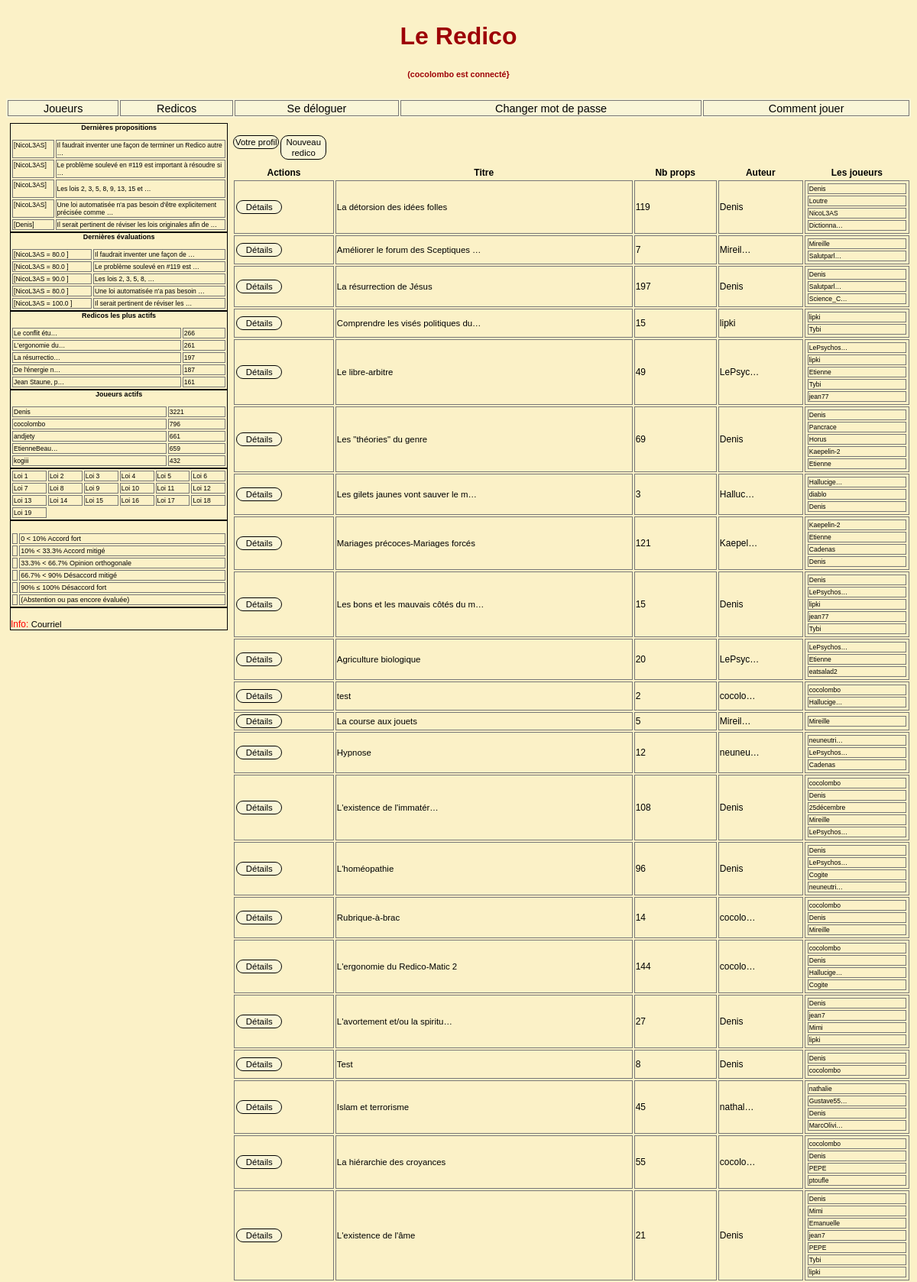
/ (signed in, upper part), run on the app's committed database.
### redicos/models.py (models this page shows, shortened)
class Redico(models.Model):
    titre = models.TextField(unique=True)
    createur = models.ForeignKey(User, editable=False, on_delete=models.CASCADE, related_name='Redico_createur')
    debut = models.DateTimeField(auto_now_add=True)
    actif = models.BooleanField(default=True, editable=True)
    def participants_noms_ids(self):
        noms_ids = list(Proposition.objects.filter(redico=self.id).values(nom_=F('auteur__username'),id_=F('auteur__id')).distinct())
        return noms_ids
    def les_props(self):
        props = Proposition.objects.filter(redico=self.id).order_by('-sequence')
        return props
    def nb_props(self):
        return len(self.les_props())

### redicos/views.py (the view)
# urls.py: re_path('^$',       redicos_views.index),
def index(request):
    print('redico.index')
    reds = Redico.objects.filter(actif=True).order_by('-id')
    c = {'reds': reds,
         'show_add_redico': True,
         'show_profil': True,
         'show_stats': True,
         }
    return render(request, "redicos/index.html", c)

### redicos/context_processors.py (called while the page is built)
def redicos_importants(request):
    redicos_importants = Proposition.objects.all().values('redico__id', 'redico__titre').annotate(cnt=Count('redico')).order_by('-cnt')[:nb_Items]
    return { 'redicos_importants': redicos_importants, }

def redicos_dynamiques(request):
    redicos_dynamiques = Proposition.objects.all().values('redico__id', 'redico__titre').annotate(cnt=Count('redico')).order_by('-cnt')[:nb_Items]
    return {'redicos_dynamiques': redicos_dynamiques, }

def dern_props(request):
    dernieres_props = Proposition.objects.all().values('texte', 'redico__id', 'sequence', 'auteur__id', 'auteur__username').order_by('-id')[:nb_Items]
    return {'dern_props': dernieres_props, }

def dern_evals(request):
    dernieres_evals = Evaluation.objects.all().values('proposition__sequence',
                                                      'proposition__redico__id',
                                                      'proposition__texte',
                                                      'joueur__username',
                                                      'eval').order_by('-id')[:nb_Items]
    return {'dern_evals': dernieres_evals, }

def joueurs_actifs(request):
    joueurs_actifs = Evaluation.objects.all().values('joueur__username', 'joueur__id').annotate(cnt=Count('joueur')).order_by('-cnt')[:nb_Items]
    return {'joueurs_actifs': joueurs_actifs,}

### redicos/templatetags/evaluations_tags.py (called while the page is built)
@register.simple_tag(takes_context=True)
def peut_voir_son_profil(context):
    request = context['request']
    joueur = request.user
    html = mark_safe(f""" <div> <button class='btn-action'>
                             <i class="fas fa-eye""></i>
                                <a href="/joueur/{ joueur.id }">
                                Votre profil
                                </a></button> </div> """)
    return html

@register.simple_tag(takes_context=True)
def peut_demarrer_redico(context):
    html = mark_safe(f""" <div> <button class='btn-action'>
                                 <i class="fa fa-plus-square""></i>
                                    <a href="/redico/ajout">
                                    Nouveau redico  </a></button> </div> """)
    return html

### redicos/templatetags/gb_filters.py (called while the page is built)
@register.filter(name='abstention')
@stringfilter
def abstention(value):
    try:
        if float(value.replace(',','.')) < 0:
            return 'abs'
        else:
            return u"%s\n" % (value)
    except:
        return u"%s\n" % (value)

### templates/redicos/index.html (shortened to what this page needs)
{% extends "base.html" %}
{% load evaluations_tags %}
{% load i18n %}
{% block index-detail %}
    <div class="div-index-detail">
        <table class="redico-index">
            <thead>
                <caption>
                    <div class="div-wrapper">
                        {% if user.is_authenticated %}
                            {% peut_voir_son_profil %}
                        {% endif %}
                            {% peut_demarrer_redico %}
                    </div>
                </caption>
                <th>Actions</th>
                <th>Titre</th>
                <th>Nb props</th>
                <th>Auteur</th>
                <th>Les joueurs</th>
            </thead>
    <tbody>
        {% for red in reds %}
        <tr>
            <td class="editerYN">
                <div>
                        {% detail_du_redico %}
                 </div>
            </td>
            <td>
                <a href="{% url 'redico-detail' red.id  %}"> {{ red.titre|urlize|truncatechars:35 }} </a>
                <td>{{ red.nb_props }}</td>
                <td>{{ red.createur|truncatechars:7 }}</td>
                <td>
                    {% with infos=red.participants_noms_ids %}
                        {% if infos %}
                            <table class="lesjoueursdansindex">
                                {% for info in infos %}
                                    <tr>
                                        <td><a href="/joueur/{{ info.id_}}/"> {{ info.nom_|truncatechars:10  }}  </a></td>
                                    </tr>
                                {% endfor %}
                             </table>
                        {% else %}
                            -
                        {% endif %}
                    {% endwith %}
                </td>
        </tr>
        {% endfor %}
    </tbody>
</table>
</div>
{% endblock index-detail %}

### templates/base.html (shortened to what this page needs)
{% load static %}
<!DOCTYPE html>
<html lang="fr">
<head>
    <link rel="stylesheet" type="text/css" href="{% static 'redico4.css' %}"/>
</head>
<body>
    <div class="grille-de-fond">
        {% block header %}
            {%  if user.is_authenticated %}
            <div class="div-header"><h1>Le Redico <h6>({{ user }} est connecté}</h6></h1></div>
            {% else %}
            <div class="div-header"><h1>Le Redico <h6>(Vous n'êtes pas connecté}</h6></h1></div>
            {% endif %}
        {% endblock %}
        {% block navigation %}
            {% include 'navigation.html' %}
        {% endblock %}
            <div class="div-colonne-gauche">
                {% block colonne-gauche %}
                    {% block dern-props %}              {% include 'dernieres-propositions.html' %} {% endblock %}
                    {% block dern-evals %}              {% include 'dernieres-evaluations.html' %}  {% endblock %}
                    {% block redicos-actifs %}          {% include 'redicos-actifs.html' %}         {% endblock %}
                    {% block joueurs-actifs %}          {% include 'joueurs-actifs.html' %}         {% endblock %}
                    {% block les-lois %}                {% include 'les-lois.html' %}               {% endblock %}
                    {% block les-codes %}               {% include 'les-codes.html' %}              {% endblock %}
                    {% block footer %}                  {% include 'footer.html'    %}              {% endblock %}
                {% endblock %}
            </div>
         {% block index-detail %}{% endblock %}
</div>
</body>
</html>

### templates/joueurs-actifs.html
{% block joueurs-actifs %}
    <div class="div-joueurs-actifs">
        <table width="80%">
            <caption>Joueurs actifs<p></p></caption>
                <tbody>
                    {% for j in joueurs_actifs %}
                        <tr>
                            <td><a href="/joueur/{{ j.joueur__id }}/"> {{ j.joueur__username|truncatechars:12 }}
                            <td><a href="/joueur/{{ j.joueur__id }}/">{{ j.cnt }}</a></td>
                        </tr>
                    {% endfor %}
                </tbody>
        </table>
    </div>
{% endblock joueurs-actifs %}

### css/redico4.css (style rules this page uses)
body { font-family: Arial; background-color: #fbf1c7; }
.grille-de-fond { display: grid; grid-template-columns: repeat(12, 1fr); grid-template-rows: min-content 1fr; grid-column-gap: 1px; grid-row-gap: 1px; color: #d0cece; border: solid 0px #2a2929; }
.div-header { grid-area: 1 / 1 / 2 / -1; }
.div-header { color: #9d0006; border: solid 0 red; text-align: center; }
.navigation a, a:link, a:visited, a:focus, a:active { color: black; text-decoration:none; cursor: pointer;font-size: 0.95em; }
.div-colonne-gauche { grid-area: 4 / 1 / 11 / 4; }
.div-colonne-gauche { border: solid 0 #fbe32b; background-color: #fbf1c7; color: red; font-size: 0.75em; border-radius: 5px; padding: 5px; }
.div-joueurs-actifs { grid-column: 1; grid-row: 5; border: 1px solid black; }
.div-colonne-gauche caption { color: black; font-weight: bold; }
.div-index-detail { grid-area: 4 / 4 / 11 / -1; }
.div-index-detail caption { color: black; }
table { font-size: 0.75em; color: black; border: solid 0px #6f6e71; margin-left: auto; margin-right: auto; width: 100%; }
table td { border: solid 1px #787777; }
table caption { color: wheat; }
table caption .div-wrapper { display: flex; border: solid 0px red; margin-top: 20px; width: 100%; height: 40px; }
table .div-wrapper { text-align: center; }
div .btn-action { background-color: #f9f5d7; border: solid black 1px; color: red; padding: 1px 1px; width: 60px; text-align: center; text-decoration: none; display: inline-block; font-size: 12px; margin: 1px 1px; cursor: pointer; border-radius:10px; }

### data on the page
Redico: id "Détails", titre "La détorsion des idées folles", nb_props "119", createur "Denis", nom_ "Denis" "Loutre" "NicoL3AS" "Dictionna…"
Redico: id "Détails", titre "Améliorer le forum des Sceptiques …", nb_props "7", createur "Mireil…", nom_ "Mireille" "Salutparl…"
Redico: id "Détails", titre "La résurrection de Jésus", nb_props "197", createur "Denis", nom_ "Denis" "Salutparl…" "Science_C…"
Redico: id "Détails", titre "Comprendre les visés politiques du…", nb_props "15", createur "lipki", nom_ "lipki" "Tybi"
Redico: id "Détails", titre "Le libre-arbitre", nb_props "49", createur "LePsyc…", nom_ "LePsychos…" "lipki" "Etienne" "Tybi" "jean77"
Redico: id "Détails", titre "Les \"théories\" du genre", nb_props "69", createur "Denis", nom_ "Denis" "Pancrace" "Horus" "Kaepelin-2" "Etienne"
Redico: id "Détails", titre "Les gilets jaunes vont sauver le m…", nb_props "3", createur "Halluc…", nom_ "Hallucige…" "diablo" "Denis"
Redico: id "Détails", titre "Mariages précoces-Mariages forcés", nb_props "121", createur "Kaepel…", nom_ "Kaepelin-2" "Etienne" "Cadenas" "Denis"
Redico: id "Détails", titre "Les bons et les mauvais côtés du m…", nb_props "15", createur "Denis", nom_ "Denis" "LePsychos…" "lipki" "jean77" "Tybi"
Redico: id "Détails", titre "Agriculture biologique", nb_props "20", createur "LePsyc…", nom_ "LePsychos…" "Etienne" "eatsalad2"
Redico: id "Détails", titre "test", nb_props "2", createur "cocolo…", nom_ "cocolombo" "Hallucige…"
Redico: id "Détails", titre "La course aux jouets", nb_props "5", createur "Mireil…", nom_ "Mireille"
Redico: id "Détails", titre "Hypnose", nb_props "12", createur "neuneu…", nom_ "neuneutri…" "LePsychos…" "Cadenas"
Redico: id "Détails", titre "L'existence de l'immatér…", nb_props "108", createur "Denis", nom_ "cocolombo" "Denis" "25décembre" "Mireille" "LePsychos…"
Redico: id "Détails", titre "L'homéopathie", nb_props "96", createur "Denis", nom_ "Denis" "LePsychos…" "Cogite" "neuneutri…"
Redico: id "Détails", titre "Rubrique-à-brac", nb_props "14", createur "cocolo…", nom_ "cocolombo" "Denis" "Mireille"
Redico: id "Détails", titre "L'ergonomie du Redico-Matic 2", nb_props "144", createur "cocolo…", nom_ "cocolombo" "Denis" "Hallucige…" "Cogite"
Redico: id "Détails", titre "L'avortement et/ou la spiritu…", nb_props "27", createur "Denis", nom_ "Denis" "jean7" "Mimi" "lipki"
Redico: id "Détails", titre "Test", nb_props "8", createur "Denis", nom_ "Denis" "cocolombo"
Redico: id "Détails", titre "Islam et terrorisme", nb_props "45", createur "nathal…", nom_ "nathalie" "Gustave55…" "Denis" "MarcOlivi…"
Redico: id "Détails", titre "La hiérarchie des croyances", nb_props "55", createur "cocolo…", nom_ "cocolombo" "Denis" "PEPE" "ptoufle"
Redico: id "Détails", titre "L'existence de l'âme", nb_props "21", createur "Denis", nom_ "Denis" "Mimi" "Emanuelle" "jean7" "PEPE" "Tybi" "lipki"

### other printed values
{{ user }} "cocolombo"
{{ p.auteur__username|slice:":12" }} "NicoL3AS" "NicoL3AS" "NicoL3AS" "NicoL3AS" "Denis"
{{ p.texte|truncatewords:10|safe|urlize }} "Il faudrait inventer une façon de terminer un Redico autre …" "Le problème soulevé en #119 est important à résoudre si …" "Les lois 2, 3, 5, 8, 9, 13, 15 et …" "Une loi automatisée n'a pas besoin d'être explicitement précisée comme …" "Il serait pertinent de réviser les lois originales afin de …"
{{ e.joueur__username|slice:":12" }} "NicoL3AS" "NicoL3AS" "NicoL3AS" "NicoL3AS" "NicoL3AS"
{{ e.eval|abstention }} "80.0" "80.0" "90.0" "80.0" "100.0"
{{ e.proposition__texte|truncatewords:6|safe|urlize }} "Il faudrait inventer une façon de …" "Le problème soulevé en #119 est …" "Les lois 2, 3, 5, 8, …" "Une loi automatisée n'a pas besoin …" "Il serait pertinent de réviser les …"
{{ r.redico__titre|truncatechars:15 }} "Le conflit étu…" "L'ergonomie du…" "La résurrectio…" "De l'énergie n…" "Jean Staune, p…"
{{ r.cnt }} "266" "261" "197" "187" "161"
{{ j.joueur__username|truncatechars:12 }} "Denis"
{{ j.cnt }} "3221"
{{ j.joueur__username|truncatechars:12 }} "cocolombo"
{{ j.cnt }} "796"
{{ j.joueur__username|truncatechars:12 }} "andjety" "EtienneBeau…"
{{ j.cnt }} "661" "659"
{{ j.joueur__username|truncatechars:12 }} "kogiii"
